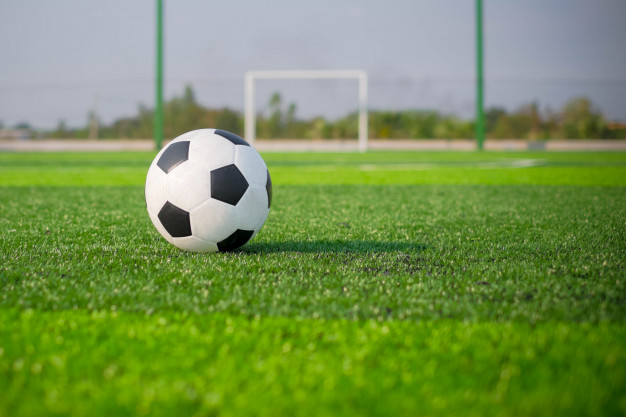
%> input picture yesiltop10.jpg, 626 x 417 px
$ octave donem_ici_projesi5.m   (GNU Octave 9; MATLAB toolbox functions it lacks are replaced by stand-ins)
%> lines starting %> are read from the running program, lines starting %| are printed output that depends on the picture; in (x1, y1, x2, y2) boxes, pixels count from 0 and x2, y2 are one past the last pixel; in counts of white or black regions, pixels touching at a corner belong together; the program's own positions count from 1
%Dönem Sonu Projesi 4
clear all;
pkg load image;
A1 = imread ('C:\Users\HP\Desktop\GoruntuIsleme\yesiltop10.jpg');
%> A1 is the input picture: size 417x626x3 uint8; mean R, G, B 119.2, 146.4, 82.2
figure  1,imshow(A1); title('Ýlk Hali');
A2 = rgb2hsv(A1);
%> A2: size 417x626x3 double; mean H, S, V 0.336, 0.538, 0.589
sat=size(A2)(1);
%> sat = 417
sut=size(A2)(2);
%> sut = 626

A=uint8(255*A2(:,:,1));
esik=62;
A3=0;
for i=1:sat
  for j=1:sut
  if A(i,j)>esik
    A3(i,j)=1;
  else
    A3(i,j)=0;
  end
  end
end
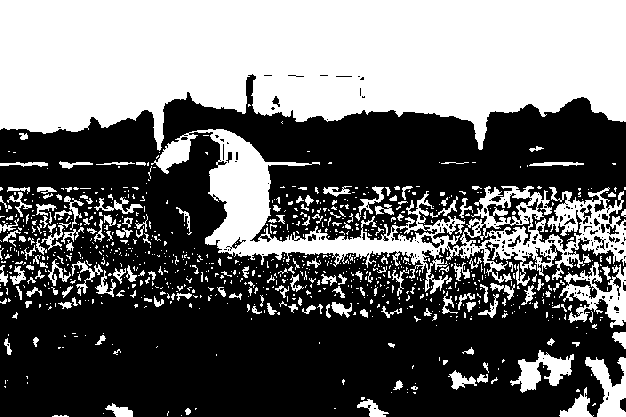
%> A3: size 417x626 double; values 0 (black) and 1 (white), 41.9% white; 919 white regions (739 under 20 px), largest, box (x1, y1, x2, y2) and area: (0, 0, 626, 151) 72565, (151, 129, 626, 294) 18158, (559, 262, 626, 328) 1797
figure  2,imshow(A3); title('Hue Uzayý');
A3 = bwareaopen(A3,200);
figure  21,imshow(A3); title('Hue bwareaopen Uzayý');
A3 = imcomplement(A3);
figure  22,imshow(A3); title('Hue imcomplement Uzayý');

A3 = imfill(A3,'holes');
%> A3: size 417x626 logical; 68.3% white; 7 black regions, largest, box (x1, y1, x2, y2) and area: (0, 0, 626, 151) 72562, (448, 186, 626, 276) 6229, (560, 262, 626, 328) 1759
figure  23,imshow(A3); title('Hue imfill Uzayý');

A=uint8(255*A2(:,:,2));
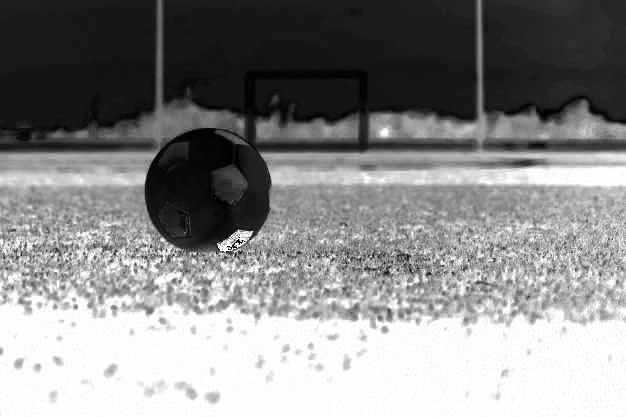
%> A: size 417x626 uint8; min 0, max 255, mean 137.2
esik=50
for i=1:sat
  for j=1:sut
  if A(i,j)>esik
    A4(i,j)=1;
  else
    A4(i,j)=0;
  end
  end
end
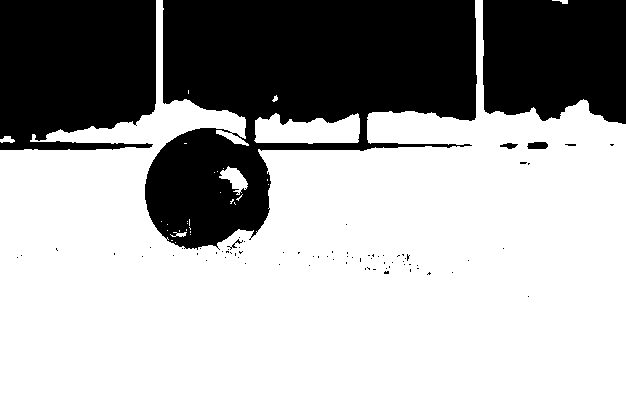
%> A4: size 417x626 double; values 0 (black) and 1 (white), 66.9% white; 77 black regions (71 under 20 px), largest, box (x1, y1, x2, y2) and area: (145, 0, 477, 250) 48541, (0, 0, 156, 150) 21259, (483, 0, 626, 124) 16178, (527, 142, 548, 149) 129, (500, 143, 518, 149) 65, (227, 239, 243, 250) 35
figure  3,imshow(A4); title('Saturation Uzayý');

A4 = imcomplement(A4);
figure  31,imshow(A4); title('Saturation imcomplement Uzayý');
%A4 = imfill(A4,'holes');
%figure  32,imshow(A4); title('Saturation imfill Uzayý');
A4 = bwareaopen(A4,400);
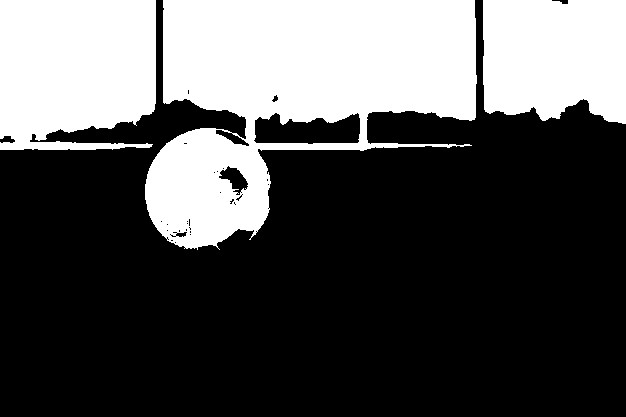
%> A4: size 417x626 logical; 32.9% white; 3 white regions, box (x1, y1, x2, y2) and area: (145, 0, 477, 250) 48541, (0, 0, 156, 150) 21259, (483, 0, 626, 124) 16178
figure  33,imshow(A4); title('Saturation bwareaopen Uzayý');

A=uint8(255*A2(:,:,3));
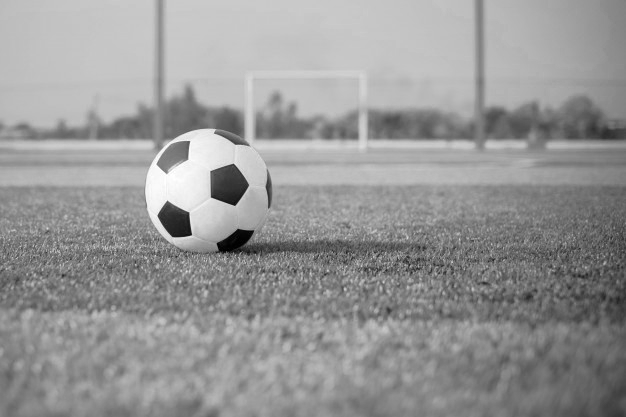
%> A: size 417x626 uint8; min 0, max 255, mean 150.3
esik=150
for i=1:sat
  for j=1:sut
  if A(i,j)>esik
    A8(i,j)=1;
  else
    A8(i,j)=0;
  end
  end
end
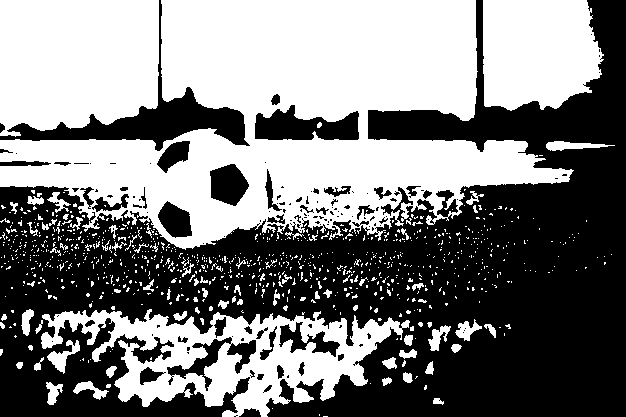
%> A8: size 417x626 double; values 0 (black) and 1 (white), 48.9% white; 905 white regions (825 under 20 px), largest, box (x1, y1, x2, y2) and area: (0, 0, 574, 250) 71068, (0, 0, 159, 137) 19482, (41, 309, 410, 417) 17209
figure 4,imshow(A8), title('Value Uzayý');

A8 = bwareaopen(A8,120);
figure  41,imshow(A8); title('Value bwareaopen Uzayý');

%A8 = imfill(A8,'holes');
%figure  42,imshow(A8); title('Value imfill Uzayý');
Amsk1=0;
Amsk1= (A3.*A4);
%> Amsk1: size 417x626 double; values 0 (black) and 1 (white), 6.1% white; 37 white regions (28 under 20 px), largest, box (x1, y1, x2, y2) and area: (145, 74, 472, 250) 13342, (0, 128, 153, 150) 1416, (504, 97, 626, 124) 477
%Amsk1 = (A3.*Amsk1);
Amsk1 = bwareaopen(Amsk1,200);

figure  5,imshow(Amsk1); title('Hue uzayý ve Saturation uzayý çarpýmý');
Amsk2=0;
%Amsk2= (A3.*A4);
Amsk2 = (A8.*Amsk1);
%> Amsk2: size 417x626 double; values 0 (black) and 1 (white), 4.5% white; 10 white regions (7 under 20 px), largest, box (x1, y1, x2, y2) and area: (145, 74, 472, 249) 10652, (0, 139, 153, 150) 1024, (0, 129, 21, 137) 94
Amsk2 = bwareaopen(Amsk2,250);
%> Amsk2: size 417x626 logical; 4.5% white; 2 white regions, box (x1, y1, x2, y2) and area: (145, 74, 472, 249) 10652, (0, 139, 153, 150) 1024
Amsk2 = bwareaopen(Amsk2,600);
figure  85,imshow(Amsk2); title('3 uzayý çarpýmý');

A10(:,:,1)=Amsk2.*A1(:,:,1);
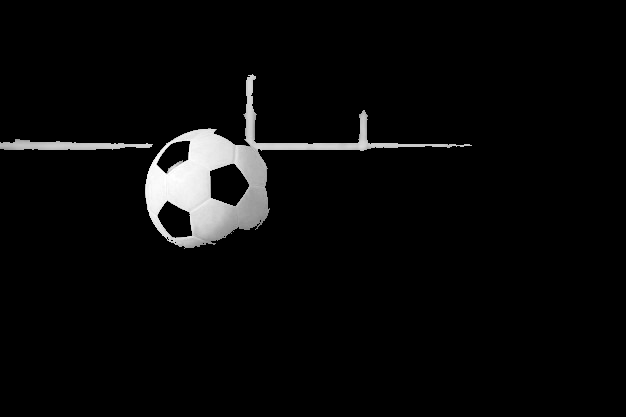
%> A10: size 417x626 uint8; min 0, max 255, mean 9.2
A10(:,:,2)=Amsk2.*A1(:,:,2);
A10(:,:,3)=Amsk2.*A1(:,:,3);
%> A10: size 417x626x3 uint8; mean H, S, V 9.2, 9.1, 8.8
figure  86,imshow(A10); title('3 uzayý çarpýmý SON HALÝ');

A1(:,:,1)=Amsk1.*A1(:,:,1);
%> A1: size 417x626x3 uint8; mean H, S, V 10.4, 146.4, 82.2
A1(:,:,2)=Amsk1.*A1(:,:,2);
%> A1: size 417x626x3 uint8; mean H, S, V 10.4, 10.3, 82.2
A1(:,:,3)=Amsk1.*A1(:,:,3);
%> A1: size 417x626x3 uint8; mean H, S, V 10.4, 10.3, 10.1

figure  9,imshow(A1); title('Son Hali');

$ run again, with yesiltop5.jpg copied over yesiltop10.jpg
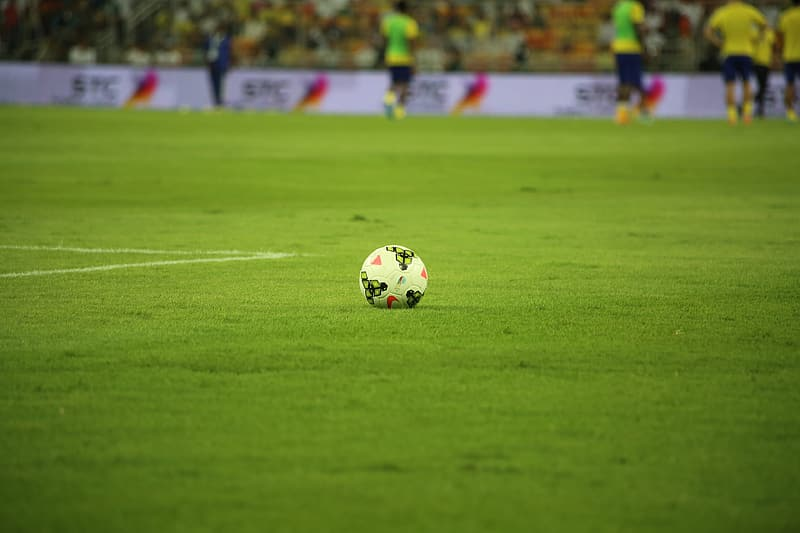
%> input picture yesiltop5.jpg, 800 x 533 px
%> A1 is the input picture: size 533x800x3 uint8; mean R, G, B 104.8, 126.3, 44.7
%> A2: size 533x800x3 double; mean H, S, V 0.24, 0.666, 0.506
%> after the loop `for i=1:sat`:
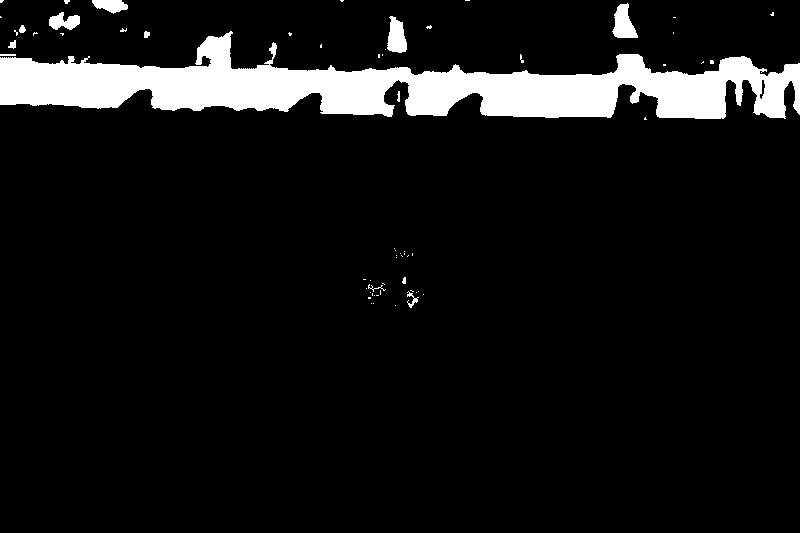
%> A3: size 533x800 double; values 0 (black) and 1 (white), 8.3% white; 63 white regions (50 under 20 px), largest, box (x1, y1, x2, y2) and area: (0, 31, 800, 119) 32949, (612, 3, 638, 38) 565, (387, 16, 407, 53) 526
%> `Amsk1= (A3.*A4);`:
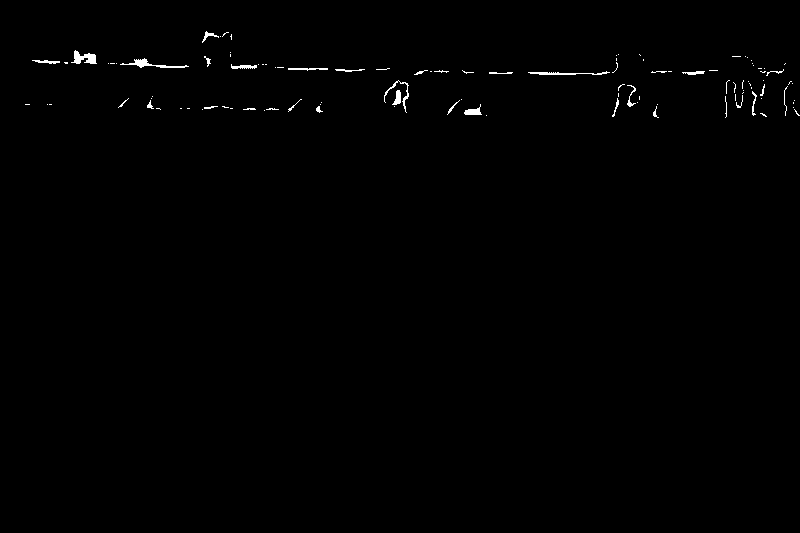
%> Amsk1: size 533x800 double; values 0 (black) and 1 (white), 0.5% white in thin lines or dots, all inside (x1, y1, x2, y2) = (25, 31, 800, 118)
%> Amsk2: size 533x800 double; every value is 0
%> A10: size 533x800x3 uint8; every value is 0
